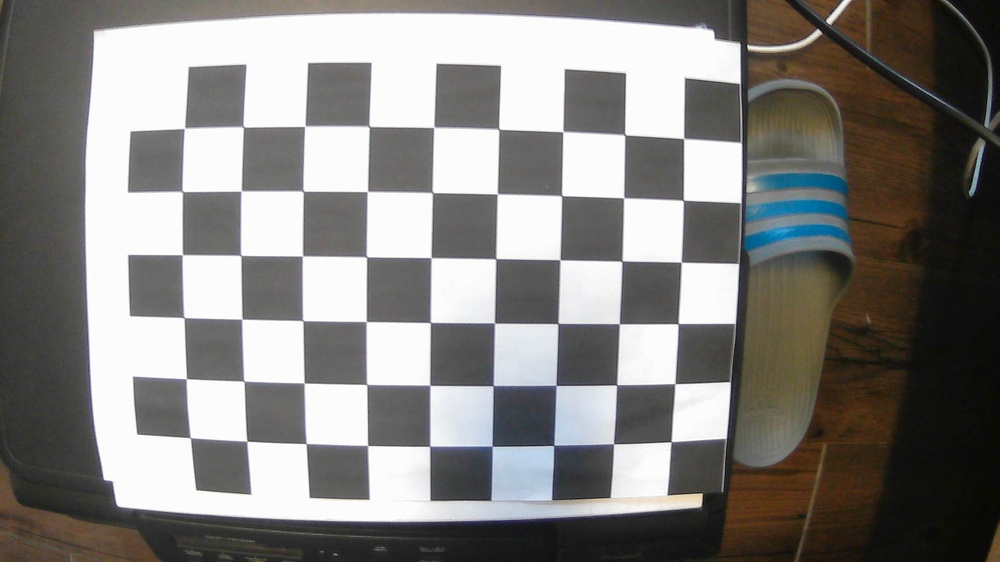
#> input picture camera_calibration/distorted.jpg, 1000 x 562 px, shrunk from 1920 x 1080 before the run
$ python opencv_camera_calibrated.py
#> lines starting #> are read from the running program, lines starting #| are printed output that depends on the picture
import cv2
import numpy as np
import yaml

with open('calibration_matrix.yaml') as f:
    data = yaml.safe_load(f)

camera_matrix = np.array(data['camera_matrix'])
distance_coefficients = np.array(data['distance_coefficients'])

img = cv2.imread("distorted.jpg")
#> img is the input picture: shape (562, 1000, 3); mean B, G, R 127.6, 130.2, 132.1

h, w = img.shape[:2]
#> h = 562; w = 1000
new_camera_mtx, roi = cv2.getOptimalNewCameraMatrix(camera_matrix, distance_coefficients, (w, h), 1, (w, h))
#> roi = (54, 95, 944, 459)

# undistorted
mapx, mapy = cv2.initUndistortRectifyMap(camera_matrix, distance_coefficients, None, new_camera_mtx, (w, h), 5)
dst = cv2.remap(img, mapx, mapy, cv2.INTER_LINEAR)
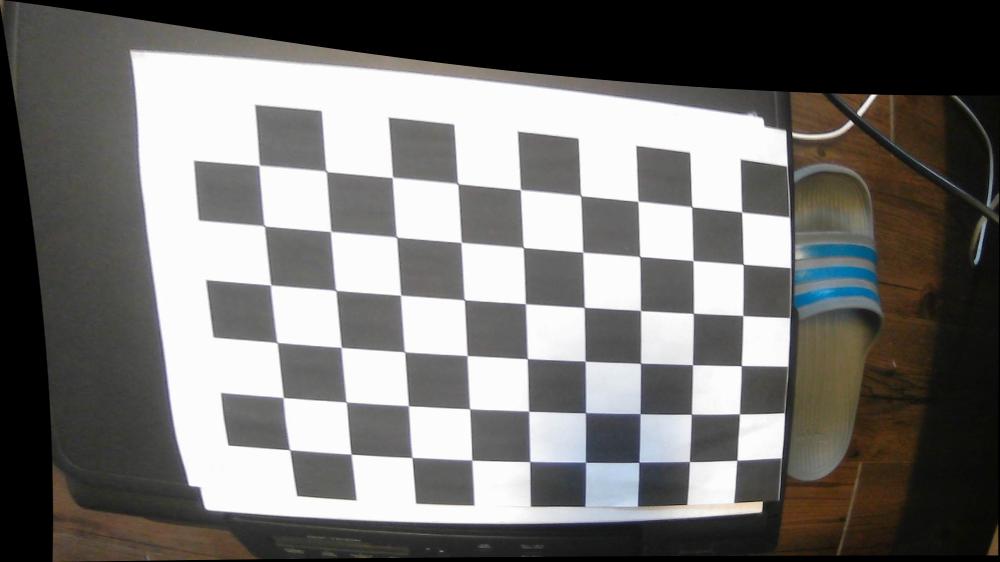
#> dst: shape (562, 1000, 3); mean B, G, R 112.7, 114.7, 116.1

# crop the image
x, y, w, h = roi
#> x = 54; y = 95; w = 944; h = 459
dst = dst[y:y + h, x:x + w]
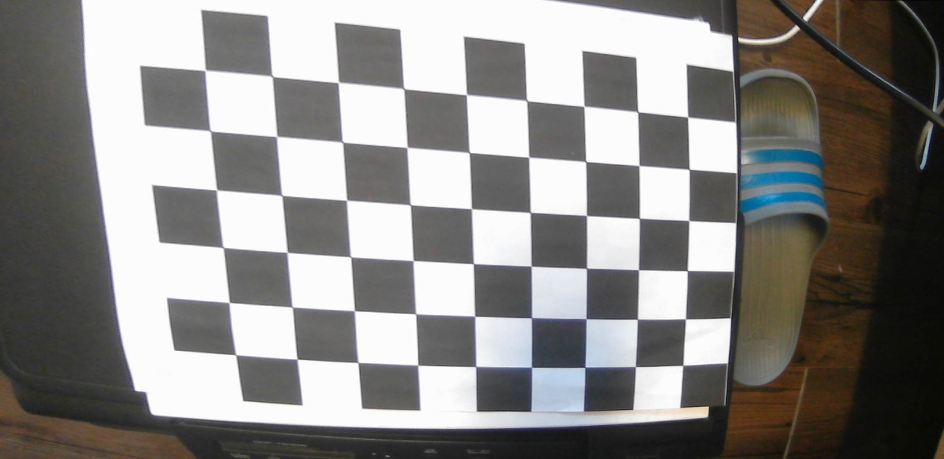
#> dst: shape (459, 944, 3); mean B, G, R 133.5, 135.8, 137.4

cv2.imshow('cal.png', dst)
cv2.imwrite('calibrated_result.png', dst)
print("calibrated_result saved!")
cv2.waitKey(0)

# Close all windows
cv2.destroyAllWindows()

print(type(camera_matrix))
print(type(distance_coefficients))

$ run again, with photo/WIN_20230126_16_06_58_Pro.jpg copied over camera_calibration/distorted.jpg
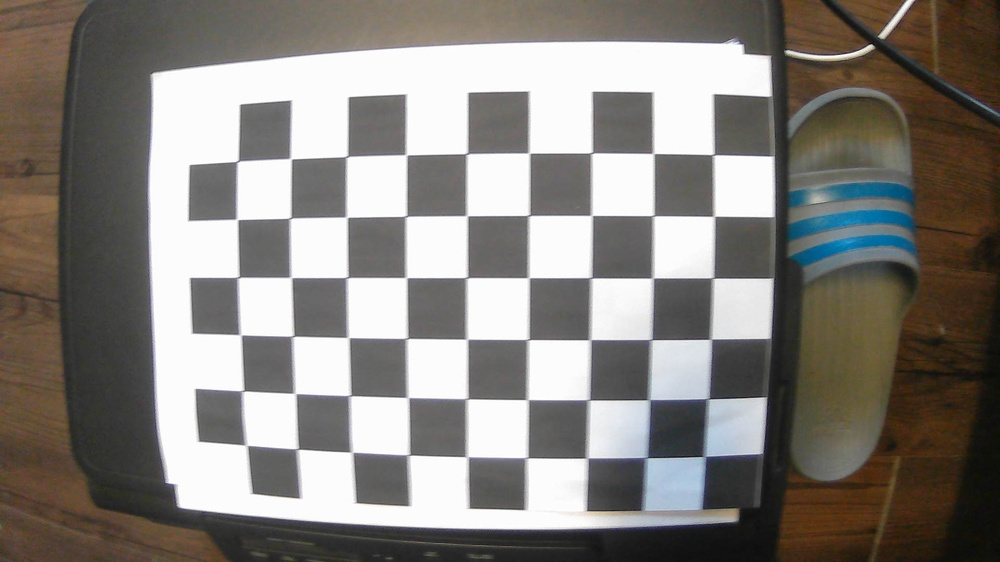
#> input picture photo/WIN_20230126_16_06_58_Pro.jpg, 1000 x 562 px, shrunk from 1920 x 1080 before the run
#> img is the input picture: shape (562, 1000, 3); mean B, G, R 124.8, 129.8, 133.9
#> `dst = cv2.remap(img, mapx, mapy, cv2.INTER_LINEAR)`:
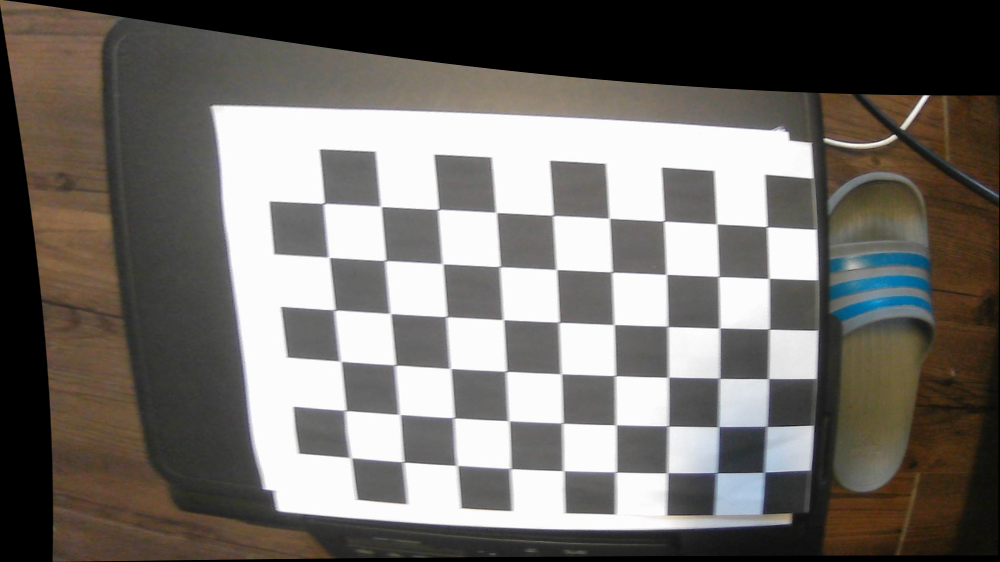
#> dst: shape (562, 1000, 3); mean B, G, R 105.6, 110, 113.9
#> `dst = dst[y:y + h, x:x + w]`:
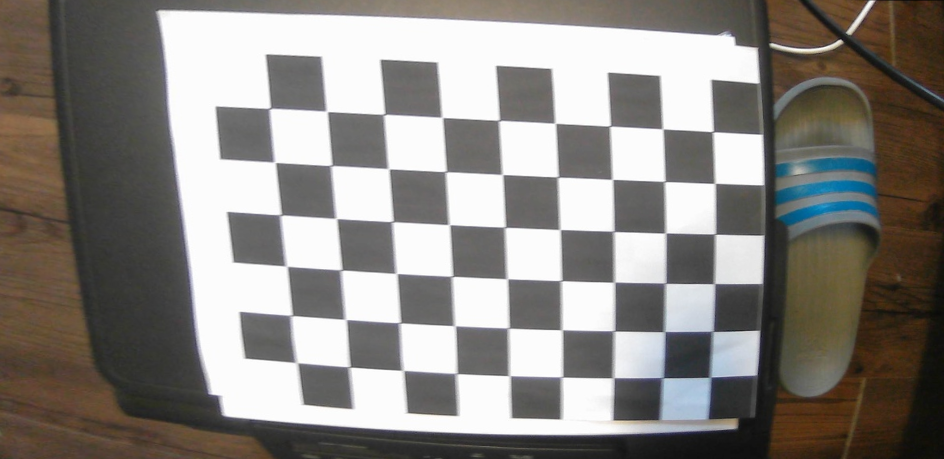
#> dst: shape (459, 944, 3); mean B, G, R 129.2, 133.8, 137.7
